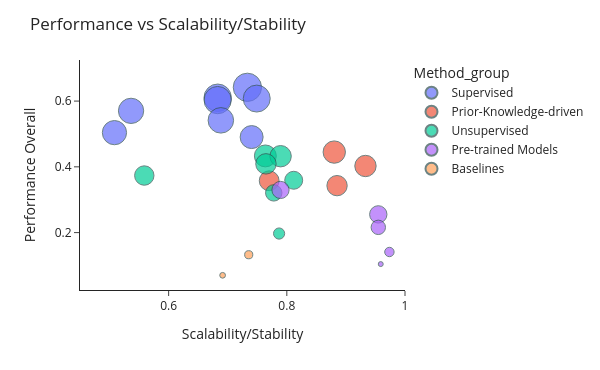

The notebook cell saved with this chart:
### Code cell
df["Scalability/Stability"] = (df["Scalability"] + df["Stability"]) / 2
fig = px.scatter(df, x="Scalability/Stability", y="Overall Performance", color="Method_group",
                 size='Macro F1', hover_data=[df.index,'Overall Performance', 'Scalability/Stability', 'Macro F1'],)

fig.update_layout(
    font=dict(
        size=12,           # Default font size for all text
    ),
    xaxis=dict(
        title_font=dict(size=14),   # X-axis title font size
        tickfont=dict(size=12),     # X-axis tick label font size
    ),
    yaxis=dict(
        title_font=dict(size=14),   # Y-axis title font size
        tickfont=dict(size=12),     # Y-axis tick label font size
    ),
    title_font=dict(size=16),       # Title font size
    legend=dict(
        font=dict(size=12),         # Legend font size
        title_font=dict(size=14),   # Legend title font size
    )
)

fig.update_layout(width=600, height=370)

fig.update_layout(
    template='simple_white',
    title="Performance vs Scalability/Stability",
    xaxis=dict(title="Scalability/Stability", range=[0.45, 1]),
    #xaxis=dict(title="Scalability/Stability"),
    yaxis=dict(title="Performance Overall")
)
fig.update_traces(marker=dict(line=dict(width=1, color='DarkSlateGrey')))

fig.show()

fig.write_html(os.path.join(output_path, "scatter_plot_grouped.html"))

# save as svg
fig.write_image(os.path.join(output_path, "scatter_plot_grouped.svg"), width=800, height=600, scale=2)

### Figure 1 — Plotly figure (JSON) as saved in the notebook; plotly's stock layout.template omitted (floating-point values rounded to 4 significant figures)
{"data": [{"customdata": [["XGBoost", 0.8302], ["Random Forest", 0.7818], ["Stellar", 0.7538], ["MAPS", 0.7718], ["VirTues", 0.6647], ["Logistic Regression", 0.6768], ["CellSighter", 0.6095], ["KRONOS", 0.5474], ["EVA", 0.3605]], "hovertemplate": "Method_group=Supervised<br>Scalability/Stability=%{x}<br>Overall Performance=%{y}<br>Macro F1=%{customdata[1]}<br>method=%{customdata[0]}<extra></extra>", "legendgroup": "Supervised", "marker": {"color": "#636efa", "line": {"color": "DarkSlateGrey", "width": 1}, "size": [0.8302, 0.7818, 0.7538, 0.7718, 0.6647, 0.6768, 0.6095, 0.5474, 0.3605], "sizemode": "area", "sizeref": 0.002075, "symbol": "circle"}, "mode": "markers", "name": "Supervised", "orientation": "v", "showlegend": true, "type": "scatter", "x": [0.7333, 0.683, 0.7491, 0.683, 0.5364, 0.6884, 0.5083, 0.7404, NaN], "xaxis": "x", "y": [0.6419, 0.6102, 0.6077, 0.6031, 0.5703, 0.5414, 0.504, 0.4905, 0.3659], "yaxis": "y"}, {"customdata": [["Scyan", 0.5189], ["Tacit", 0.4731], ["Tribus", 0.4078], ["Astir", 0.4296]], "hovertemplate": "Method_group=Prior-Knowledge-driven<br>Scalability/Stability=%{x}<br>Overall Performance=%{y}<br>Macro F1=%{customdata[1]}<br>method=%{customdata[0]}<extra></extra>", "legendgroup": "Prior-Knowledge-driven", "marker": {"color": "#EF553B", "line": {"color": "DarkSlateGrey", "width": 1}, "size": [0.5189, 0.4731, 0.4078, 0.4296], "sizemode": "area", "sizeref": 0.002075, "symbol": "circle"}, "mode": "markers", "name": "Prior-Knowledge-driven", "orientation": "v", "showlegend": true, "type": "scatter", "x": [0.8803, 0.9331, 0.7701, 0.885], "xaxis": "x", "y": [0.4449, 0.4026, 0.3576, 0.3428], "yaxis": "y"}, {"customdata": [["CellLENS_Lite", 0.4975], ["Leiden", 0.4753], ["Phenograph", 0.4345], ["CellLENS_Full", 0.3917], ["FuseSOM", 0.3347], ["Starling", 0.28], ["FlowSOM Meta Clusters", 0.1295]], "hovertemplate": "Method_group=Unsupervised<br>Scalability/Stability=%{x}<br>Overall Performance=%{y}<br>Macro F1=%{customdata[1]}<br>method=%{customdata[0]}<extra></extra>", "legendgroup": "Unsupervised", "marker": {"color": "#00cc96", "line": {"color": "DarkSlateGrey", "width": 1}, "size": [0.4975, 0.4753, 0.4345, 0.3917, 0.3347, 0.28, 0.1295], "sizemode": "area", "sizeref": 0.002075, "symbol": "circle"}, "mode": "markers", "name": "Unsupervised", "orientation": "v", "showlegend": true, "type": "scatter", "x": [0.7637, 0.7895, 0.7647, 0.5588, 0.8117, 0.7779, 0.7869], "xaxis": "x", "y": [0.4333, 0.4323, 0.4091, 0.3736, 0.3592, 0.3208, 0.1971], "yaxis": "y"}, {"customdata": [["Nimbus", 0.3076], ["RIBCA_adapted", 0.3135], ["RIBCA", 0.216], ["Deepcelltypes_adapted", 0.09171], ["Deepcelltypes", 0.02556]], "hovertemplate": "Method_group=Pre-trained Models<br>Scalability/Stability=%{x}<br>Overall Performance=%{y}<br>Macro F1=%{customdata[1]}<br>method=%{customdata[0]}<extra></extra>", "legendgroup": "Pre-trained Models", "marker": {"color": "#ab63fa", "line": {"color": "DarkSlateGrey", "width": 1}, "size": [0.3076, 0.3135, 0.216, 0.09171, 0.02556], "sizemode": "area", "sizeref": 0.002075, "symbol": "circle"}, "mode": "markers", "name": "Pre-trained Models", "orientation": "v", "showlegend": true, "type": "scatter", "x": [0.7893, 0.9548, 0.9548, 0.9736, 0.9589], "xaxis": "x", "y": [0.3297, 0.2554, 0.2159, 0.141, 0.1042], "yaxis": "y"}, {"customdata": [["Stratified sampler", 0.06864], ["Most Frequent", 0.03392]], "hovertemplate": "Method_group=Baselines<br>Scalability/Stability=%{x}<br>Overall Performance=%{y}<br>Macro F1=%{customdata[1]}<br>method=%{customdata[0]}<extra></extra>", "legendgroup": "Baselines", "marker": {"color": "#FFA15A", "line": {"color": "DarkSlateGrey", "width": 1}, "size": [0.06864, 0.03392], "sizemode": "area", "sizeref": 0.002075, "symbol": "circle"}, "mode": "markers", "name": "Baselines", "orientation": "v", "showlegend": true, "type": "scatter", "x": [0.7355, 0.6913], "xaxis": "x", "y": [0.1327, 0.07012], "yaxis": "y"}], "layout": {"font": {"size": 12}, "height": 370, "legend": {"font": {"size": 12}, "itemsizing": "constant", "title": {"font": {"size": 14}, "text": "Method_group"}, "tracegroupgap": 0}, "margin": {"t": 60}, "title": {"text": "Performance vs Scalability/Stability"}, "width": 600, "xaxis": {"anchor": "y", "domain": [0, 1], "range": [0.45, 1], "tickfont": {"size": 12}, "title": {"text": "Scalability/Stability"}}, "yaxis": {"anchor": "x", "domain": [0, 1], "tickfont": {"size": 12}, "title": {"text": "Performance Overall"}}}}
